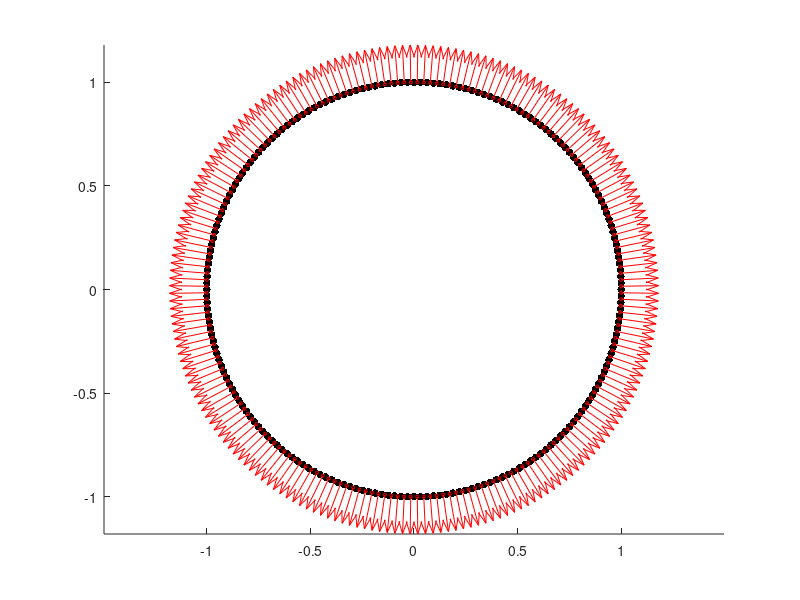
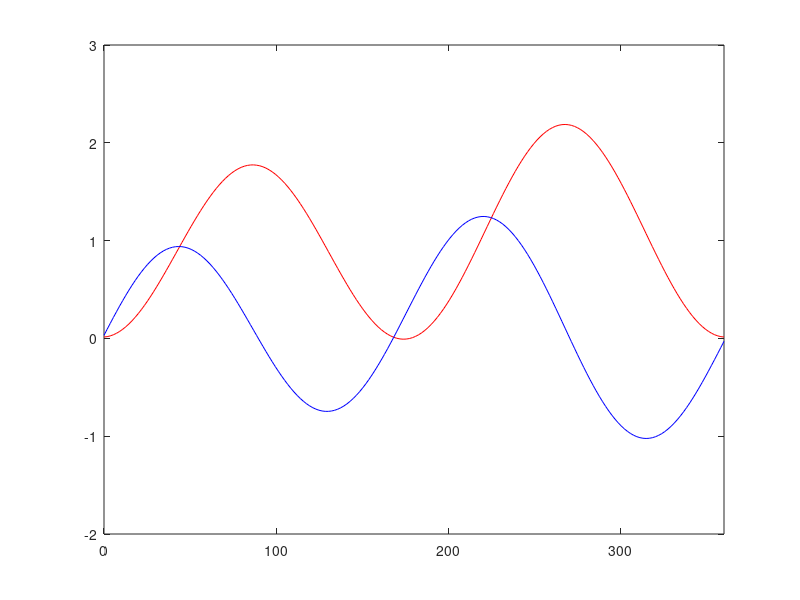
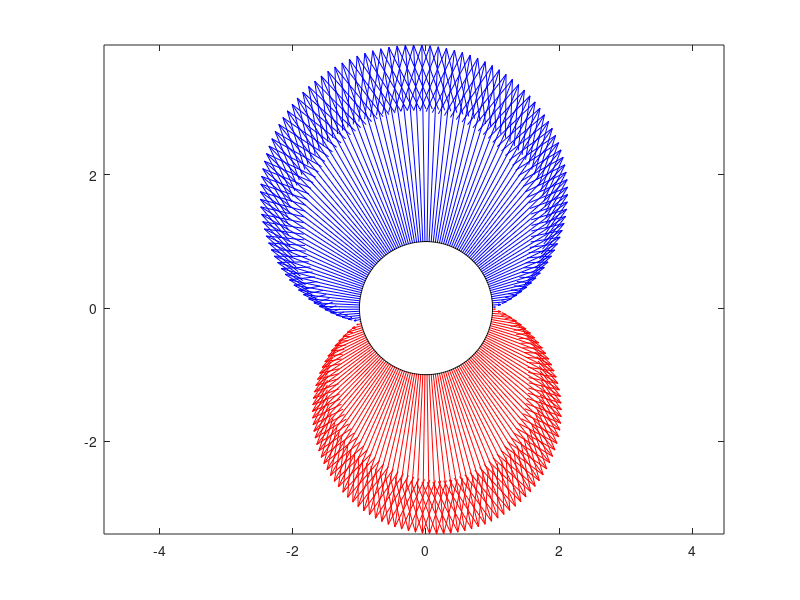
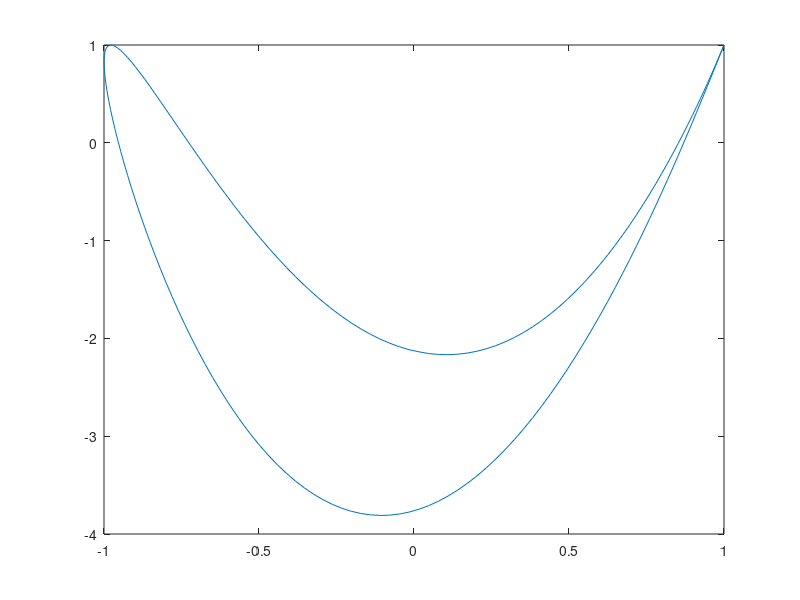

MATLAB code for these plots, in order:
%--------------------------------------------------------------------------
%  /  POTENTIAL AERODYNAMICS - AMVO 
%  /  Matlab code to assess the numerical solution of potential equations                                            
%  /  ESEIAAT_UPC                                           
%  /  MUEA - MQ1 - Younes Akhazzan - Joel Rajo - Pol Ruiz                         
%--------------------------------------------------------------------------
clc; clear; close all;

% Input parameters

N = 200; % Number of panels
R = 1; % Radius of the cilinder
AoA = 6; % Angle of attack
Uinf = 30;
Qinf = Uinf*[cosd(AoA);sind(AoA)]; % Freestream Velocity field

%% GEOMETRIC PREPROCESS - THIS CAN ALL BE A FUNCTION!
% Coordinate definition and calculation
% Solved for a 2D cilinder, for complex geometries compute xC, xP are given

coord_xP = zeros(N+1,2); % Panel limits coordinates
coord_xC = zeros(N,2); % Panel center nodes

for i = 1:N+1
    coord_xP(i,1) = R*cosd(-(360/N)*(i-1));
    coord_xP(i,2) = R*sind(-(360/N)*(i-1));
end

for i = 1:N
    coord_xC(i,1) = (coord_xP(i,1) + coord_xP(i+1,1))/2;
    coord_xC(i,2) = (coord_xP(i,2) + coord_xP(i+1,2))/2;
end

% Panel length definition and calculation

lp = zeros(N,1);

for i = 1:N
    lp(i) = sqrt((coord_xP(i+1,1)-coord_xP(i,1))^2 + ...
                 (coord_xP(i+1,2)-coord_xP(i,2))^2);
end

% Panel angle calculation and normal and tangent vectors calculation

cj  = zeros(N,1);
sj  = zeros(N,1);
Ncj = zeros(N,2);
Tcj = zeros(N,2);

for i = 1:N
    cj(i) = (coord_xP(i+1,1)-coord_xP(i,1))/lp(i);
    sj(i) = (coord_xP(i,2)-coord_xP(i+1,2))/lp(i);
    Ncj(i,:)   = [sj(i) , cj(i)];
    Tcj(i,:)   = [cj(i) , -sj(i)];
end

% Panel and norm vector visualization - This can be an independent function
figure()
scatter(coord_xP(:,1),coord_xP(:,2),30,'k','filled');
hold on
plot(coord_xP(:,1),coord_xP(:,2),'k');
quiver(coord_xC(:,1),coord_xC(:,2),Ncj(:,1),Ncj(:,2),'r');
scatter(coord_xC(:,1),coord_xC(:,2),5,'r');
hold off
axis equal

%% POTENTIAL AERODYNAMICS - VELOCITY AND PRESSURE FIELDS CALCULATION
%{
% CONSTANT STRENGHT SOURCE DISTRIBUTION - THIS CAN ALL BE A FUNCTION! 
% (Used for symmetric airfoils with zero angle of attack)
% Variable Definition
b = zeros(N,1); % Vector of independent terms
A = zeros(N,N); % Influence coefficient matrix 
xLoc = zeros(N,N); % X coordinate of the control point i in the local frame j       
zLoc = zeros(N,N); % Y coordinate of the control point i in the local frame j
uIndLoc = zeros(N,N); % Induced horizontal velocity at point i by panel j in the local frame j 
wIndLoc = zeros(N,N); % Induced vertical velocity at point i by panel j in the local frame j 

uInd = zeros(N,N); % Induced horizontal velocity at point i by panel j in the global frame
wInd = zeros(N,N); % Induced vertical velocity at point i by panel j in the global frame

for i = 1:N
    b(i) = -Ncj(i,:)*Qinf;
    for j = 1:N
        if i == j
            A(i,i) = 0.5;
            uIndLoc(i,i) = 0;
            wIndLoc(i,i) = 0.5;
            uInd(i,i) = uIndLoc(i,j)*cj(j) + wIndLoc(i,j)*sj(j);
            wInd(i,i) = -uIndLoc(i,j)*sj(j) + wIndLoc(i,j)*cj(j);
        else
            xLoc(i,j) = (coord_xC(i,1)-coord_xP(j,1))*cj(j)...
                      - (coord_xC(i,2)-coord_xP(j,2))*sj(j);

            zLoc(i,j) = (coord_xC(i,1)-coord_xP(j,1))*sj(j)...
                      + (coord_xC(i,2)-coord_xP(j,2))*cj(j);
            
            r1 = sqrt((coord_xP(j,1)-coord_xC(i,1))^2 + ...
                       (coord_xP(j,2)-coord_xC(i,2))^2);

            r2 = sqrt((coord_xP(j+1,1)-coord_xC(i,1))^2 + ...
                       (coord_xP(j+1,2)-coord_xC(i,2))^2); 

            theta1 = atan2(zLoc(i,j),xLoc(i,j));

            theta2 = atan2(zLoc(i,j),xLoc(i,j)-lp(j));

            uIndLoc(i,j) = (1/(4*pi))*log((r1^2)/(r2^2));
            wIndLoc(i,j) = (theta2 - theta1)/(2*pi);
            
            % Change of the velocity components to the global frame
            uInd(i,j) = uIndLoc(i,j)*cj(j) + wIndLoc(i,j)*sj(j);
            wInd(i,j) = -uIndLoc(i,j)*sj(j) + wIndLoc(i,j)*cj(j);

            A(i,j) = [uInd(i,j),wInd(i,j)]*Ncj(i,:)';
        end        
    end
end

% Source strenghts obtention 
gamma = A\b; % sigma in reality, stated gamma to use the same post process code
%}
%%{
% CONSTANT STRENGHT VORTEX DISTRIBUTION - THIS CAN ALL BE A FUNCTION! 
% (Used for asymmetric or symmetric airfoils with non-zero angle of attack)
% Variable Definition
b = zeros(N,1); % Vector of independent terms
A = zeros(N,N); % Influence coefficient matrix 
xLoc = zeros(N,N); % X coordinate of the control point i in the local frame j       
zLoc = zeros(N,N); % Y coordinate of the control point i in the local frame j
uIndLoc = zeros(N,N); % Induced horizontal velocity at point i by panel j in the local frame j 
wIndLoc = zeros(N,N); % Induced vertical velocity at point i by panel j in the local frame j 

uInd = zeros(N,N); % Induced horizontal velocity at point i by panel j in the global frame
wInd = zeros(N,N); % Induced vertical velocity at point i by panel j in the global frame

for i = 1:N
    b(i) = -Tcj(i,:)*Qinf;
    for j = 1:N
        if i == j
            A(i,i) = -0.5;
            uIndLoc(i,i) = 0.5;
            wIndLoc(i,i) = 0;
            uInd(i,i) = uIndLoc(i,j)*cj(j) + wIndLoc(i,j)*sj(j);
            wInd(i,i) = -uIndLoc(i,j)*sj(j) + wIndLoc(i,j)*cj(j);
        else
            xLoc(i,j) = (coord_xC(i,1)-coord_xP(j,1))*cj(j)...
                      - (coord_xC(i,2)-coord_xP(j,2))*sj(j);

            zLoc(i,j) = (coord_xC(i,1)-coord_xP(j,1))*sj(j)...
                      + (coord_xC(i,2)-coord_xP(j,2))*cj(j);
            
            r1 = sqrt((coord_xP(j,1)-coord_xC(i,1))^2 + ...
                       (coord_xP(j,2)-coord_xC(i,2))^2);

            r2 = sqrt((coord_xP(j+1,1)-coord_xC(i,1))^2 + ...
                       (coord_xP(j+1,2)-coord_xC(i,2))^2); 

            theta1 = atan2(zLoc(i,j),xLoc(i,j));

            theta2 = atan2(zLoc(i,j),xLoc(i,j)-lp(j));

            uIndLoc(i,j) = (theta2 - theta1)/(2*pi);
            wIndLoc(i,j) = (1/(4*pi))*log((r2^2)/(r1^2));
            
            % Change of the velocity components to the global frame
            uInd(i,j) = uIndLoc(i,j)*cj(j) + wIndLoc(i,j)*sj(j);
            wInd(i,j) = -uIndLoc(i,j)*sj(j) + wIndLoc(i,j)*cj(j);

            A(i,j) = [uInd(i,j) wInd(i,j)]*Tcj(i,:)';
        end        
    end
end
% Kutta condition application (gamma_1 + gamma_N = 0)
A(N/4,:)   = 0;
A(N/4,1)   = 1;
A(N/4,end) = 1;
b(N/4)     = 0;
% Sorce strenghts obtention 
gamma = A\b;
gamma(N/4) = (gamma(N/4-1)+gamma(N/4+1))/2;
%}
%% POSTPROCESSING
%%{
% Control point velocity computation: Vi = Qinf + sum_j=1^N(sig_j*V^~_i,j)
% V = zeros(N,2);
% for i=1:N
% sum_x = 0;
% sum_z = 0;
%     for j=1:N
%         sum_x = sum_x + gamma(j)*uInd(i,j);
%         sum_z = sum_z + gamma(j)*wInd(i,j);
%     end
% V(i,1) = Qinf(1,1) + sum_x;
% V(i,2) = Qinf(2,1) + sum_z;
% end

V = zeros(N,2);
for i=1:N
sum = zeros(2,1);

    for j=1:N
        sum = sum + gamma(j)*[uInd(i,j);wInd(i,j)];
    end
V(i,:) = Qinf + sum;

end

% Velocity distribution plot
angle = linspace(0,360,N);
figure
plot(angle,(V(:,1)/norm(Qinf)),'r');
hold on
plot(angle,(V(:,2)/norm(Qinf)),'b');
hold off
xlim([0,360]);

% Control point pressure coefficient computation: Cp_i=1-((abs(Vi)/Qinf)^2
Cp = 1 - (sqrt(V(:,1).^2+V(:,2).^2)/sqrt(Qinf(1,1)^2+Qinf(2,1)^2)).^2;

% Source strenght distribution plot
intensity = zeros(N,2);
f         = 0.05; %Scale Factor
figure
for i = 1:N
    intensity(i,:) = f*gamma(i)*Ncj(i,:);
    if gamma(i) < 0
        quiver(coord_xC(i,1),coord_xC(i,2),-intensity(i,1),-intensity(i,2),'r');
        hold on
    else
        quiver(coord_xC(i,1),coord_xC(i,2),intensity(i,1),intensity(i,2),'b');
        hold on 
    end
end
plot(coord_xP(:,1),coord_xP(:,2),'k');
axis equal
hold off

% Pressure Coefficient chord distribution plot
figure
plot(coord_xC(:,1),Cp);
% Pressure Coefficient angle distribution plot
angle = linspace(0,360,N);
figure
plot(angle,Cp);
xlim([0,360]);

% Pressure Coefficient airfoil distribution plot
figure
for i = 1:N
    Cp_norm = Cp.*Ncj;
    if Cp(i) < 0
        quiver(coord_xC(i,1),coord_xC(i,2),-Cp_norm(i,1),-Cp_norm(i,2),'r');
        hold on
    else
        quiver(coord_xC(i,1),coord_xC(i,2),Cp_norm(i,1),Cp_norm(i,2),'b');
        hold on 
    end
end
plot(coord_xP(:,1),coord_xP(:,2),'k');
axis equal
hold off
% Lift coefficient
% Cl = 

% Streamlines arround airfoil plot

%}
